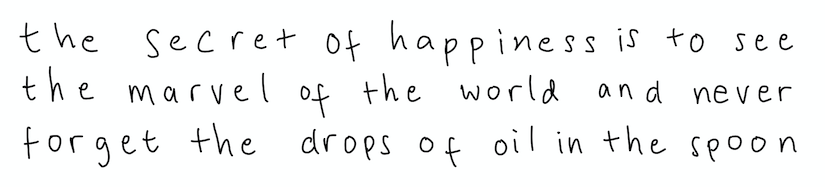
#> input picture HandwritingRecognition/ocr/testing/alchemist3.png, 825 x 187 px
$ python -i letters_extractor.py   (imports and definitions only)   (older library calls are emulated)
#> lines starting #> are read from the running program, lines starting #| are printed output that depends on the picture; after the words box and inside, x2 and y2 are one past the last pixel; in counts of white or black regions, pixels touching at a corner belong together
# Sample code for AI Coursework
# Extracts the letters from a printed page.

# Keep in mind that after you extract each letter, you have to normalise the size.
# You can do that by using scipy.imresize. It is a good idea to train your classifiers
# using a constast size (for example 20x20 pixels)
import time
import numpy as np
import matplotlib.pyplot as plt
import matplotlib.patches as mpatches
from scipy.misc import imread, imresize, imsave
from skimage.morphology import label
from skimage.measure import regionprops
from skimage.transform import resize

class Extract_Letters:
    def extractFile(self, filename):
#> called with filename = 'ocr/testing/alchemist3.png'
        image = imread(filename, 1)
#> image: shape (187, 825) float32; min 0, max 255, mean 245.1

        # apply threshold in order to make the image binary
        bw = (image < 120).astype(np.float)
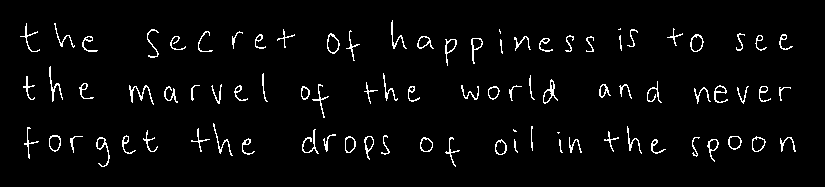
#> bw: shape (187, 825) float64; values 0 (black) and 1 (white), 3.4% white in thin lines or dots, all inside (x1, y1, x2, y2) = (20, 20, 796, 167)

        # remove artifacts connected to image border
        cleared = bw.copy()
        # clear_border(cleared)

        # label image regions
        label_image = label(cleared, neighbors=8)
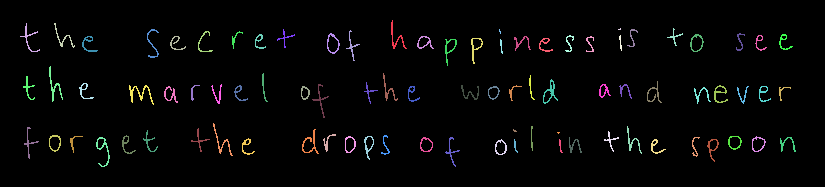
#> label_image: shape (187, 825) int64; 88 distinct labels, from 0 to 87; one colour per label, 0 black
        borders = np.logical_xor(bw, cleared)
#> borders: shape (187, 825) bool; every value is 0
        label_image[borders] = -1

        fig = plt.figure()
        ax = fig.add_subplot(131)
        ax.imshow(bw, cmap='jet')

        letters = list()
        order = list()

        for region in regionprops(label_image):
            minr, minc, maxr, maxc = region.bbox
            # skip small images
            if maxr - minr > len(image) / 150:  # better to use height rather than area.
                rect = mpatches.Rectangle((minc, minr), maxc - minc, maxr - minr,
                                          fill=False, edgecolor='red', linewidth=2)
                order.append(region.bbox)
#> this loop made 87 passes
#> (minr, minc, maxr, maxc) on passes 1 to 12: (20, 391, 49, 407), (23, 20, 52, 40), (23, 54, 48, 75), (28, 618, 30, 621), (28, 667, 46, 683), (29, 147, 58, 159), (29, 277, 48, 295), (29, 499, 34, 501), (29, 627, 47, 638), (30, 346, 61, 360), (31, 198, 52, 213), (31, 232, 49, 243)
#> after the loop, order = 87 items, first 6: (20, 391, 49, 407), (23, 20, 52, 40), (23, 54, 48, 75), (28, 618, 30, 621), (28, 667, 46, 683), (29, 147, 58, 159)

        # sort the detected characters left->right, top->bottom
        lines = list()
        first_in_line = ''
        counter = 0

        # worst case scenario there can be 1 character per line
        for x in range(len(order)):
            lines.append([])
#> this loop made 87 passes
#> after the loop, lines = 87 items, first 6: [], [], [], [], [], []

        for character in order:
            if first_in_line == '':
                first_in_line = character
                lines[counter].append(character)
            elif abs(character[0] - first_in_line[0]) < (first_in_line[2] - first_in_line[0]):
                lines[counter].append(character)
            elif abs(character[0] - first_in_line[0]) > (first_in_line[2] - first_in_line[0]):
                first_in_line = character
                counter += 1
                lines[counter].append(character)
#> this loop made 87 passes
#> (first_in_line, counter) on passes 30, 57: ((66, 49, 102, 63), 1), ((123, 213, 156, 233), 2)
#> after the loop, counter = 2

        for x in range(len(lines)):
            lines[x].sort(key=lambda tup: tup[1])

        final = list()
        prev_tr = 0
        prev_line_br = 0

        for i in range(len(lines)):
            for j in range(len(lines[i])):
                tl_2 = lines[i][j][1]
                bl_2 = lines[i][j][0]
                if tl_2 > prev_tr and bl_2 > prev_line_br:
                    tl, tr, bl, br = lines[i][j]
                    letter_raw = bw[tl:bl, tr:br]
                    letter_norm = resize(letter_raw, (20, 20))
                    final.append(letter_norm)
                    prev_tr = lines[i][j][3]
                if j == (len(lines[i]) - 1):
                    prev_line_br = lines[i][j][2]
            prev_tr = 0
            tl_2 = 0
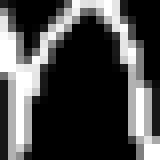
#> letter_norm: shape (20, 20) float64 (shown 8 times larger); min 0, max 1, mean 0.285
#> after the loop, bl = 152; br = 796; final = 83 items; tl = 137; tr = 780

        print ('Characters recognized: ' + str(len(final)))
#| Characters recognized: 83
        return final

    def __init__(self):
        print("Extracting characters...")

>>> result = Extract_Letters().extractFile('ocr/testing/alchemist3.png')
#> result = 83 items
